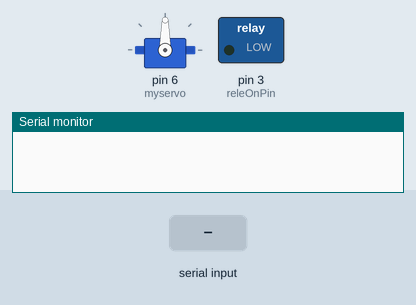
Bench run of a sketch on a simulated Arduino Uno, built with avr-gcc and run on an emulated ATmega328P. Shown: servo, switched loads named in the sketch (green lamp = pin HIGH), the last lines printed to the serial monitor. Inputs (shaded band) come from the test bench.

Above: at 1.2 s.
1.3 s: "R90\n" received over Serial
At 2.8 s:
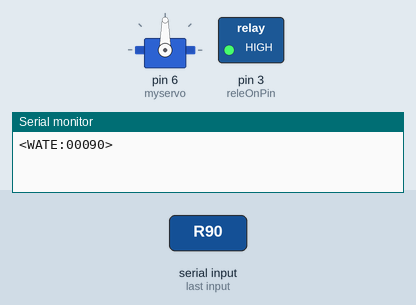
Timing chart, 0 to 4.3 s (numbered marks = the images above; inputs shaded):
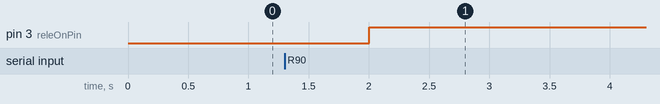

Measured:
- after the input at 1.3 s, pin 3 (releOnPin): LOW → HIGH after 0.70 s

The sketch:

WaterPour.ino
```cpp
#include <Servo.h>


Servo myservo;

//long distancia;
//long tiempo;

int releOnPin=3;

int segundosDeRego=3;
int echoPin=9;
int trigerPin=8;


  // create servo object to control a servo
                // a maximum of eight servo objects can be created
 int pos = 0;

void setup(){
  myservo.attach(6);
  Serial.begin(9600);
   pinMode(trigerPin, OUTPUT);
    pinMode(echoPin, INPUT);

  pinMode(releOnPin,OUTPUT);

  digitalWrite(releOnPin, LOW);

  moveToPosition(90);

}
/* Actions */

void regarAction(){
  //Serial.println("Poniendo en 180");
  char buffer[64];
  byte readLen = 0;

  if(Serial.available() > 0){
    int plantPos=Serial.parseInt();

    moveToPosition(plantPos);
    //Serial.print("Wate:");
     char eventName[7]="<WATE:";
    char buf[5];
    sprintf(buf,"%s%05d>",eventName,plantPos);
    Serial.print(buf);

    //Poor water
    digitalWrite(releOnPin, HIGH);

    //poor water for as long as seconds
    delay(segundosDeRego*1000); //parametro que tiene que ser configurable

    //Stop porring water
    digitalWrite(releOnPin, LOW);

    //Return to Original Position
    moveToOriginalPostion(plantPos);

    //Serial.println("R:0k");

  }


}

int strToInt(char AStr[], byte ALen)
{
  int Result = 0;
  int c;
  for (int i=0; i < ALen; i++)
  {
    // calc the ordinal value of each character
    c = int(AStr[i] - '0');
    // check if the current char is number, otherwise return -1
    if (c < 0 || c > 9)
      return -1;

    // adjust the prior result and add the ordinal value of
    // the current char
    Result = (Result * 10) + c;
  }
  return Result;
}

void moveToOriginalPostion(int lastPosition){

  for(pos=lastPosition; pos!=90; pos-=1)     // goes from 180 degrees to 0 degrees
      {
        myservo.write(pos);              // tell servo to go to position in variable 'pos'
        delay(30);                       // waits 15ms for the servo to reach the position
      }
      pos=0;

}


void moveToPosition(int desiredPosition){

  if(pos==0){

    for(pos = 90; pos!=desiredPosition; pos+=1){
        myservo.write(pos);              // tell servo to go to position in variable 'pos'
        delay(30);
    }


  }


  //Serial.print("Pos is");
  //Serial.println(pos);

}


/* End Actions */


/* Poolers */

int distancePooler(){
  int distance;
  int time;


  digitalWrite(trigerPin,LOW); /* Por cuestión de estabilización del sensor*/
  delayMicroseconds(3);

  digitalWrite(trigerPin, HIGH); /* envío del pulso ultrasónico*/
  delayMicroseconds(10);
  digitalWrite(trigerPin, LOW);

  time=pulseIn(echoPin, HIGH);

  /* Función para medir la longitud del pulso entrante. Mide el tiempo que transcurrido entre el envío
  del pulso ultrasónico y cuando el sensor recibe el rebote, es decir: desde que el pin 12 empieza a recibir el rebote, HIGH, hasta que
  deja de hacerlo, LOW, la longitud del pulso entrante*/

  distance= int(0.017*time); /*fórmula para calcular la distancia obteniendo un valor entero*/
  /*Monitorización en centímetros por el monitor serial*/
  //Serial.println("Distancia ");

  //Serial.println(distancia);

  return distance;

  //Serial.println(" cm");
  //delay(1000);
}


/* End Readers */

void eventPublisher(int distance){

  //Serial.print("DIST:");
  char eventName[7]="<DIST:";

  char buf[5];

  sprintf(buf,"%s%05d>",eventName,distance);

  Serial.print(buf);
//  Serial.print("\n");

}

/**
Reads firstByte wich identify witch sensor or motor should we use
Specific sensor messages are read in specific sensor
*/
void readIncomingMessage(){
  int distance=0;

  // distance = distancePooler();
         //eventPublisher(distance);
 //Serial.println(distance);

  if(Serial.available()>0){

    char firstByte =Serial.read();
     switch(firstByte){
       case 'R':
         regarAction();
         break;
       //case 'D':
         //Serial.println("D:");
         //Serial.println(distancePooler());
         //Serial.println("cm\n");
         //break;
       case 'H':
         distance = distancePooler();
         eventPublisher(distance);
         Serial.flush();
         break;
       default:
         Serial.print("E:Unknown Module\n");
         break;

     }


  }
}


void loop(){

  readIncomingMessage();


  delay(1000);
}
```
